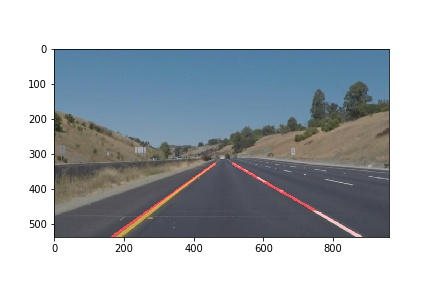
#> input picture test_images_out/whiteCarLaneSwitch.jpg, 432 x 288 px, found by its file name
$ jupyter execute --allow-errors P1.ipynb   (shell and % lines are left out)
#> lines starting #> are read from the running program, lines starting #| are printed output that depends on the picture; after the words box and inside, x2 and y2 are one past the last pixel; in counts of white or black regions, pixels touching at a corner belong together
# Self-Driving Car Engineer Nanodegree

## Project: **Finding Lane Lines on the Road**
***
In this project, you will use the tools you learned about in the lesson to identify lane lines on the road.  You can develop your pipeline on a series of individual images, and later apply the result to a video stream (really just a series of images). Check out the video clip "raw-lines-example.mp4" (also contained in this repository) to see what the output should look like after using the helper functions below.

Once you have a result that looks roughly like "raw-lines-example.mp4", you'll need to get creative and try to average and/or extrapolate the line segments you've detected to map out the full extent of the lane lines.  You can see an example of the result you're going for in the video "P1_example.mp4".  Ultimately, you would like to draw just one line for the left side of the lane, and one for the right.

In addition to implementing code, there is a brief writeup to complete. The writeup should be completed in a separate file, which can be either a markdown file or a pdf document. There is a [write up template](https://github.com/udacity/CarND-LaneLines-P1/blob/master/writeup_template.md) that can be used to guide the writing process. Completing both the code in the Ipython notebook and the writeup template will cover all of the [rubric points](https://review.udacity.com/#!/rubrics/322/view) for this project.

---
Let's have a look at our first image called 'test_images/solidWhiteRight.jpg'.  Run the 2 cells below (hit Shift-Enter or the "play" button above) to display the image.

**Note: If, at any point, you encounter frozen display windows or other confounding issues, you can always start again with a clean slate by going to the "Kernel" menu above and selecting "Restart & Clear Output".**

---

**The tools you have are color selection, region of interest selection, grayscaling, Gaussian smoothing, Canny Edge Detection and Hough Tranform line detection.  You  are also free to explore and try other techniques that were not presented in the lesson.  Your goal is piece together a pipeline to detect the line segments in the image, then average/extrapolate them and draw them onto the image for display (as below).  Once you have a working pipeline, try it out on the video stream below.**

---

<figure>

 <figcaption>
 <p></p>
 <p style="text-align: center;"> Your output should look something like this (above) after detecting line segments using the helper functions below </p>
 </figcaption>
</figure>
 <p></p>
<figure>

 <figcaption>
 <p></p>
 <p style="text-align: center;"> Your goal is to connect/average/extrapolate line segments to get output like this</p>
 </figcaption>
</figure>

**Run the cell below to import some packages.  If you get an `import error` for a package you've already installed, try changing your kernel (select the Kernel menu above --> Change Kernel).  Still have problems?  Try relaunching Jupyter Notebook from the terminal prompt.  Also, consult the forums for more troubleshooting tips.**

## Import Packages

[cell 1]
#importing some useful packages
import matplotlib.pyplot as plt
import matplotlib.image as mpimg
import numpy as np
import cv2

## Read in an Image

[cell 2]
#reading in an image
image = mpimg.imread('test_images/whiteCarLaneSwitch.jpg')
#> image is the input picture: shape (288, 432, 3); mean R, G, B 173.6, 180, 185.4

#printing out some stats and plotting
print('This image is:', type(image), 'with dimensions:', image.shape)
#| This image is: <class 'numpy.ndarray'> with dimensions: (288, 432, 3)
plt.imshow(image)  # if you wanted to show a single color channel image called 'gray', for example, call as plt.imshow(gray, cmap='gray')

## Ideas for Lane Detection Pipeline

**Some OpenCV functions (beyond those introduced in the lesson) that might be useful for this project are:**

`cv2.inRange()` for color selection
`cv2.fillPoly()` for regions selection
`cv2.line()` to draw lines on an image given endpoints
`cv2.addWeighted()` to coadd / overlay two images
`cv2.cvtColor()` to grayscale or change color
`cv2.imwrite()` to output images to file
`cv2.bitwise_and()` to apply a mask to an image

**Check out the OpenCV documentation to learn about these and discover even more awesome functionality!**

## Helper Functions

Below are some helper functions to help get you started. They should look familiar from the lesson!

[cell 3]
import math

def grayscale(img):
    """Applies the Grayscale transform
    This will return an image with only one color channel
    but NOTE: to see the returned image as grayscale
    (assuming your grayscaled image is called 'gray')
    you should call plt.imshow(gray, cmap='gray')"""
    return cv2.cvtColor(img, cv2.COLOR_RGB2GRAY)
    # Or use BGR2GRAY if you read an image with cv2.imread()
    # return cv2.cvtColor(img, cv2.COLOR_BGR2GRAY)

def canny(img, low_threshold, high_threshold):
    """Applies the Canny transform"""
    return cv2.Canny(img, low_threshold, high_threshold)

def gaussian_blur(img, kernel_size):
    """Applies a Gaussian Noise kernel"""
    return cv2.GaussianBlur(img, (kernel_size, kernel_size), 0)

def region_of_interest(img, vertices):
    """
    Applies an image mask.

    Only keeps the region of the image defined by the polygon
    formed from `vertices`. The rest of the image is set to black.
    """
    #defining a blank mask to start with
    mask = np.zeros_like(img)

    #defining a 3 channel or 1 channel color to fill the mask with depending on the input image
    if len(img.shape) > 2:
        channel_count = img.shape[2]  # i.e. 3 or 4 depending on your image
        ignore_mask_color = (255,) * channel_count
    else:
        ignore_mask_color = 255

    #filling pixels inside the polygon defined by "vertices" with the fill color
    cv2.fillPoly(mask, vertices, ignore_mask_color)

    #returning the image only where mask pixels are nonzero
    masked_image = cv2.bitwise_and(img, mask)
    return masked_image


def draw_lines(img, lines, top_y = 330, color=[255, 0, 0], thickness=4):
    """
    NOTE: this is the function you might want to use as a starting point once you want to
    average/extrapolate the line segments you detect to map out the full
    extent of the lane (going from the result shown in raw-lines-example.mp4
    to that shown in P1_example.mp4).

    Think about things like separating line segments by their
    slope ((y2-y1)/(x2-x1)) to decide which segments are part of the left
    line vs. the right line.  Then, you can average the position of each of
    the lines and extrapolate to the top and bottom of the lane.

    This function draws `lines` with `color` and `thickness`.
    Lines are drawn on the image inplace (mutates the image).
    If you want to make the lines semi-transparent, think about combining
    this function with the weighted_img() function below
    """
    line1_x = 0
    line1_y = 0
    count1 = 0
    line2_x = 0
    line2_y = 0
    count2 = 0
    slope1 = 0
    slope2 = 0

    for line in lines:
        for x1,y1,x2,y2 in line:
                slope = ((y2-y1)/(x2-x1))
                if (slope < -0.2):
                    line2_x += x1+x2
                    line2_y += y1+y2
                    count2 += 2
                    slope2 += slope
                elif (slope > 0.2):
                    line1_x += x1+x2
                    line1_y += y1+y2
                    count1 += 2
                    slope1 += slope


    line1_x = line1_x/count1 if count1 else line1_x
    line1_y = line1_y/count1 if count1 else line1_y
    line2_x = line2_x/count2 if count2 else line2_x
    line2_y = line2_y/count2 if count2 else line2_y
    slope1 =  (slope1*2)/count1 if count1 else slope1
    slope2 = (slope2*2)/count2 if count2 else slope2

    l1_y2 = img.shape[0]
    l2_y2 = img.shape[0]
    l1_y1 = top_y
    l2_y1 = l1_y1
    l1_x2 = ((int)(line1_x - ((line1_y-l1_y2)/slope1))) if slope1 else 0
    l2_x2 = ((int)(line2_x - ((line2_y-l2_y2)/slope2))) if slope2 else 0
    l1_x1 = ((int)(line1_x - ((line1_y-l1_y1)/slope1))) if slope1 else 0
    l2_x1 = ((int)(line2_x - ((line2_y-l2_y1)/slope2))) if slope2 else 0

    lane_lines = []
    if slope1:
        lane_lines += [[[l1_x1, l1_y1, l1_x2, l1_y2]]]
    if slope2:
        lane_lines += [[[l2_x1, l2_y1, l2_x2, l2_y2]]]

    for line in lane_lines:
        for x1,y1,x2,y2 in line:
            cv2.line(img, (x1, y1), (x2, y2), color, 6)

def hough_lines(img, rho, theta, threshold, min_line_len, max_line_gap, top_y=330):
    """
    `img` should be the output of a Canny transform.

    Returns an image with hough lines drawn.
    """
    lines = cv2.HoughLinesP(img, rho, theta, threshold, np.array([]), minLineLength=min_line_len, maxLineGap=max_line_gap)
    line_img = np.zeros((img.shape[0], img.shape[1], 3), dtype=np.uint8)
    draw_lines(line_img, lines, top_y)
    return line_img

# Python 3 has support for cool math symbols.

# [13 lines left out: function weighted_img, not called in this run]

## Test Images

Build your pipeline to work on the images in the directory "test_images"
**You should make sure your pipeline works well on these images before you try the videos.**

[cell 4]
import os
#> (the rest of this cell did not finish here and is left out)

## Build a Lane Finding Pipeline

Build the pipeline and run your solution on all test_images. Make copies into the `test_images_output` directory, and you can use the images in your writeup report.

Try tuning the various parameters, especially the low and high Canny thresholds as well as the Hough lines parameters.

[cell 5]
image = mpimg.imread('test_images/solidWhiteCurve.jpg')
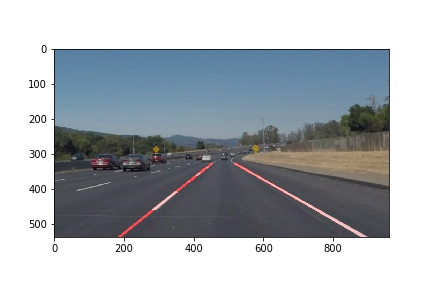
#> input picture test_images_out/solidWhiteCurve.jpg, 432 x 288 px, found by its file name
#> image is the input picture: shape (288, 432, 3); mean R, G, B 172.4, 178, 183.4
#for image_path in os.listdir("test_images/"):
#    image = mpimg.imread('test_images/'+image_path)
plt.imshow(image)

[cell 6]
# TODO: Build your pipeline that will draw lane lines on the test_images
# then save them to the test_images directory.
if not os.path.exists("test_images_out"):
    os.makedirs("test_images_out")

grayimg = grayscale(image)
#> in grayscale, `return cv2.cvtColor(img, cv2.COLOR_RGB2GRAY)`:
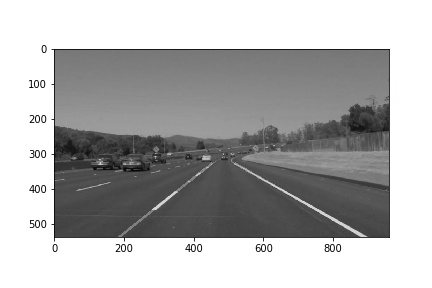
#> returned value: shape (288, 432); min 0, max 255, mean 177
#plt.imshow(grayimg, cmap='gray')

grayimg_blur = gaussian_blur(grayimg, 9)
#> in gaussian_blur, `return cv2.GaussianBlur(img, (kernel_size, kernel_size), 0)`:
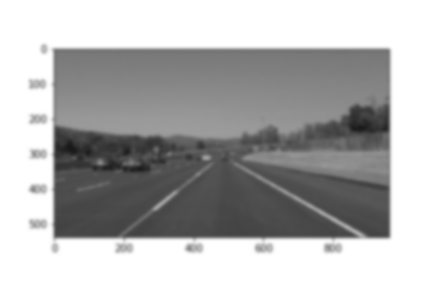
#> returned value: shape (288, 432); min 24, max 255, mean 177
low_threshold = 60
high_threshold = 140
edges = canny(grayimg, low_threshold, high_threshold)
#> in canny, `return cv2.Canny(img, low_threshold, high_threshold)`:
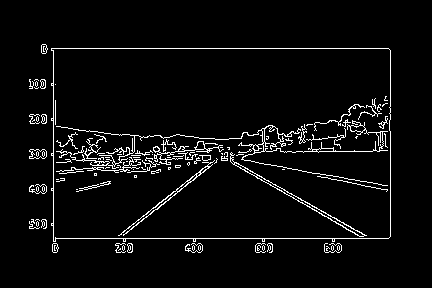
#> returned value: shape (288, 432); 4.5% white in thin lines or dots, all inside (x1, y1, x2, y2) = (29, 44, 391, 253)
plt.imshow(edges, cmap='gray')

[cell 7]
# Create region of interest
vertices = np.array([[(400,330),(550,330),(image.shape[1],image.shape[0]),(20,image.shape[0])]], dtype=np.int32)
masked_img = region_of_interest(edges, vertices)
#> in region_of_interest, `cv2.fillPoly(mask, vertices, ignore_mask_color)`: mask: shape (288, 432); every value is 0
plt.imshow(masked_img, cmap='gray')

[cell 8]
rho = 1
theta = np.pi/180
#threshold = 60 #number of intersecting lines in Hough space to be considered
#min_line_len = 30
#max_line_gap = 25
threshold = 40
min_line_len = 20
max_line_gap = 10

#> (the rest of this cell did not finish here and is left out)

#> in hough_lines, `lines = cv2.HoughLinesP(img, rho, theta, threshold, np.array([]), minL..`: lines = None
plt.imshow(line_img)

#> (a cell that did not finish here is left out)

## Test on Videos

You know what's cooler than drawing lanes over images? Drawing lanes over video!

We can test our solution on two provided videos:

`solidWhiteRight.mp4`

`solidYellowLeft.mp4`

**Note: if you get an import error when you run the next cell, try changing your kernel (select the Kernel menu above --> Change Kernel). Still have problems? Try relaunching Jupyter Notebook from the terminal prompt. Also, consult the forums for more troubleshooting tips.**

**If you get an error that looks like this:**
```
NeedDownloadError: Need ffmpeg exe.
You can download it by calling:
imageio.plugins.ffmpeg.download()
```
**Follow the instructions in the error message and check out [this forum post](https://discussions.udacity.com/t/project-error-of-test-on-videos/274082) for more troubleshooting tips across operating systems.**

[cell 10]
# Import everything needed to edit/save/watch video clips
from moviepy.editor import VideoFileClip
from IPython.display import HTML

[cell 11]
# [21 lines left out: function process_image, not called in this run]

Let's try the one with the solid white lane on the right first ...

[cell 12]
white_output = 'test_videos_output/solidWhiteRight.mp4'
## To speed up the testing process you may want to try your pipeline on a shorter subclip of the video
## To do so add .subclip(start_second,end_second) to the end of the line below
## Where start_second and end_second are integer values representing the start and end of the subclip
## You may also uncomment the following line for a subclip of the first 5 seconds
##clip1 = VideoFileClip("test_videos/solidWhiteRight.mp4").subclip(11,13)
#> (the rest of this cell did not finish here and is left out)

DEBUG: To debug points where lane lines go awry, process individual frames

[cell 13]
import os
from moviepy.editor import *

def extract_frames(movie, times, imgdir):
    clip = VideoFileClip(movie)
    for t in times:
        imgpath = os.path.join(imgdir, '{}.jpg'.format(t))
        clip.save_frame(imgpath, t)

movie = 'test_videos/challenge.mp4'
imgdir = 'frames2'
times = 0.5, 0.8, 1.0, 1.5

extract_frames(movie, times, imgdir)
#> (the call stopped at in extract_frames, `clip = VideoFileClip(movie)`: moviepy is not available in this run)
